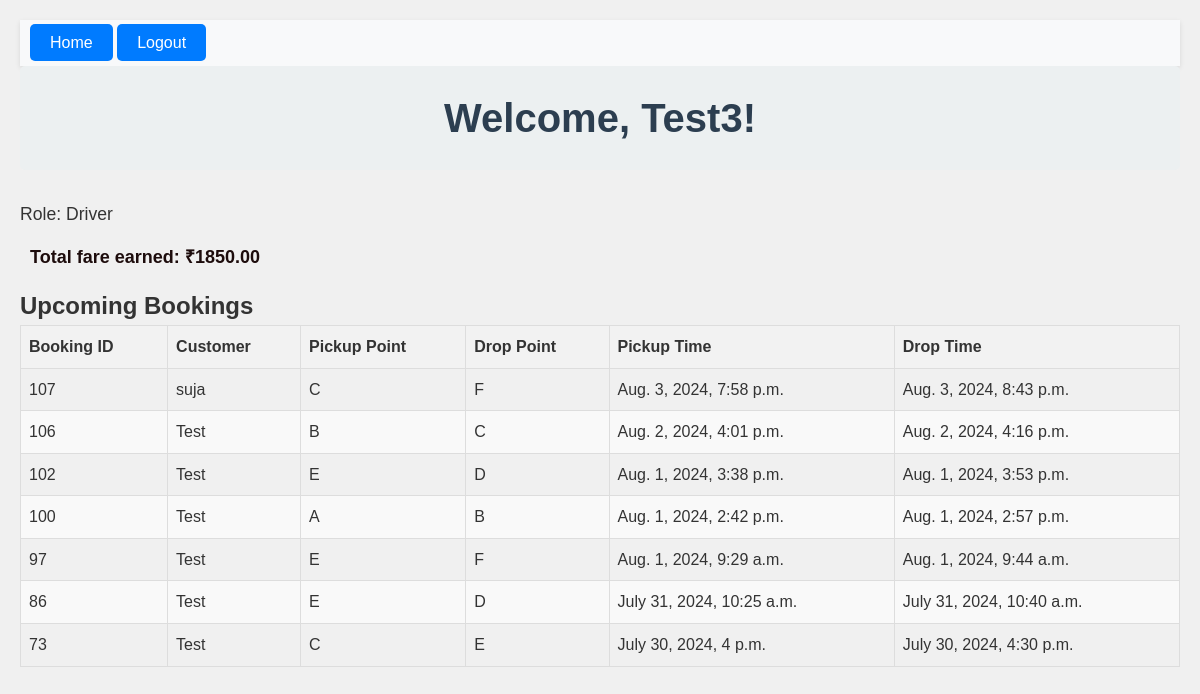
The app's page /driver-dashboard/ (signed in), older data.
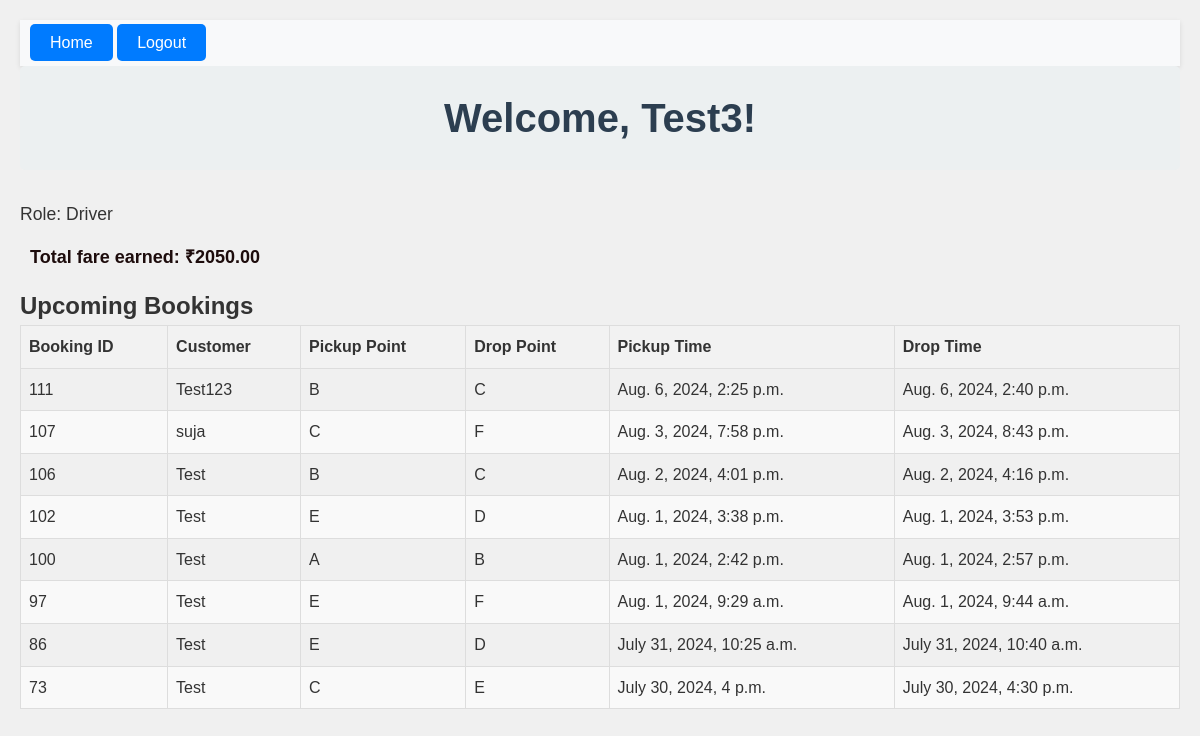
The same page, newer data.
### bookings/models.py (models this page shows)
class Booking(models.Model):
    booking_id = models.AutoField(primary_key=True)
    taxi = models.ForeignKey(Taxi, on_delete=models.CASCADE)
    customer = models.ForeignKey(Customer, on_delete=models.CASCADE)
    pickup_point = models.CharField(max_length=1, choices=[('A', 'A'), ('B', 'B'), ('C', 'C'), ('D', 'D'), ('E', 'E'), ('F', 'F')])
    drop_point = models.CharField(max_length=1, choices=[('A', 'A'), ('B', 'B'), ('C', 'C'), ('D', 'D'), ('E', 'E'), ('F', 'F')])
    pickup_time = models.DateTimeField()
    drop_time = models.DateTimeField(default=None, null=True, blank=True)
    booking_time = models.TimeField(auto_now_add=True)
    booking_date = models.DateField(auto_now_add=True)
    fare_amount = models.DecimalField(max_digits=10, decimal_places=2,default=0)

class Customer(models.Model):
    user = models.OneToOneField(User, null=True, blank=True, on_delete=models.SET_NULL)
    customer_id = models.AutoField(primary_key=True)
    customer_name = models.CharField(max_length=255)
    address_line1 = models.CharField(max_length=255, null=True, blank=True)
    city = models.CharField(max_length=100, null=True, blank=True)
    postal_code = models.CharField(max_length=20, null=True, blank=True)
    country = models.CharField(max_length=100, null=True, blank=True)

### bookings/decorators.py (the view)
    def wrap(request, *args, **kwargs):
        if request.user.groups.filter(name='Driver').exists():
            return function(request, *args, **kwargs)
        else:
            messages.error(request, "You do not have permission to view this page.")
            return redirect(reverse('index'))

### bookings/views.py (called while the page is built)
@login_required
@driver_required
def driver_dashboard(request):
    try:
        driver_taxi = request.user.assigned_taxi
    except ObjectDoesNotExist:
        driver_taxi = None
    if not driver_taxi:
        messages.error(request, "The page is not accessible because you are not assigned to any taxi.")
        return redirect('index')
    bookings = Booking.objects.filter(taxi=driver_taxi).order_by('-booking_date', '-booking_time')
    total_spent = sum(booking.fare_amount for booking in bookings)
    context = {
        'bookings': bookings,
        'taxi': driver_taxi,
        'user_role': 'Driver',
        'total_spent': total_spent
    }
    return render(request, 'driver_dashboard.html', context)

### bookings/templates/driver_dashboard.html (shortened to what this page needs)
{% extends 'base.html' %}
{% block content %}
<body>
    <header>
        <h1>Welcome, {{ user.username }}!</h1>
        <p>Role: {{ user_role }}</p>
        <p class="total-spent">Total fare earned: ₹{{total_spent}}</p>
    <main>
        <h2>Upcoming Bookings</h2>
        <table>
            <thead>
                <tr>
                    <th>Booking ID</th>
                    <th>Customer</th>
                    <th>Pickup Point</th>
                    <th>Drop Point</th>
                    <th>Pickup Time</th>
                    <th>Drop Time</th>
                </tr>
            </thead>
            <tbody>
                {% for booking in bookings %}
                <tr>
                    <td>{{ booking.booking_id }}</td>
                    <td>{{ booking.customer.customer_name }}</td>
                    <td>{{ booking.pickup_point }}</td>
                    <td>{{ booking.drop_point }}</td>
                    <td>{{ booking.pickup_time }}</td>
                    <td>{{ booking.drop_time }}</td>
                </tr>
                {% endfor %}
            </tbody>
        </table>
    </main>
</body>
{% endblock %}

Row changes from the older to the newer data that the page shows:
added Booking: booking_id "111", customer.customer_name "Test123", pickup_point "B", drop_point "C", pickup_time "Aug. 6, 2024, 2:25 p.m.", drop_time "Aug. 6, 2024, 2:40 p.m."
Text that changed along with them:
{{ total_spent }}: "1850.00" → "2050.00"
